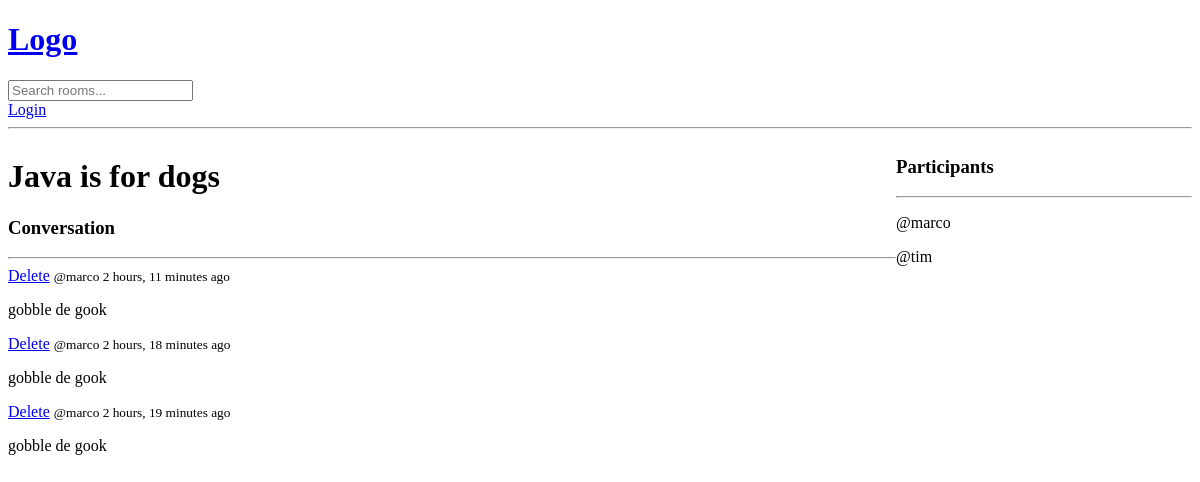
Before: /room/6/ with the older database file.
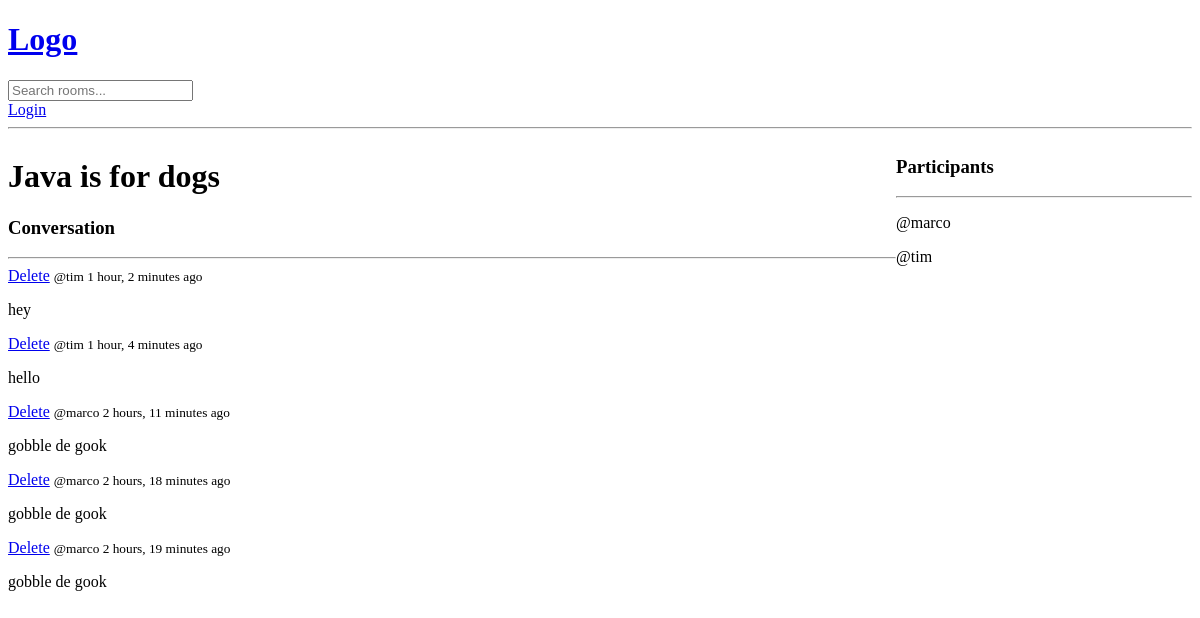
After: the same page with the newer database file.
### base/models.py (models this page shows, shortened)
class Message(models.Model):
    user = models.ForeignKey(User, on_delete=models.CASCADE)
    room =models.ForeignKey(Room, on_delete=models.CASCADE)
    body = models.TextField()
    updated = models.DateTimeField(auto_now=True)
    created = models.DateTimeField(auto_now_add=True)

### base/views.py (the view, shortened to what this page needs)
# urls.py: path('room/<str:pk>/', views.room, name='room'),
def room(request, pk):
    room = Room.objects.get(id=pk)
    room_messages = room.message_set.all().order_by('-created')
    participants = room.participants.all()
    context = {'room': room, 'room_messages':room_messages, 'participants':participants}
    return render(request, 'base/room.html', context)

### base/templates/base/room.html (shortened to what this page needs)
{% extends 'main.html'%}
{% block content%}
<div class="room-container">
    <div>
        <h1>{{room.name}}</h1>
        <div class="comment-wrapper">
            <h3>Conversation</h3>
            <hr>
            {% for message in room_messages %}
            <div>
                <a href="{% url 'delete-message'%}">Delete</a>
                <small>@{{message.user}} {{message.created|timesince}} ago</small>
                <p>{{message.body}}</p>
            </div>
            {% endfor %}
        </div>
    </div>
    <div>
        <h3>Participants</h3>
        <hr>
        {% for user in participants %}
        <div>
            <p>@{{user.username}}</p>
        </div>
        {% endfor %}
    </div>
</div>
{% endblock %}

Changed rows visible on the page:
added Message: user "tim", created "1 hour, 2 minutes", body "hey"
added Message: user "tim", created "1 hour, 4 minutes", body "hello"
